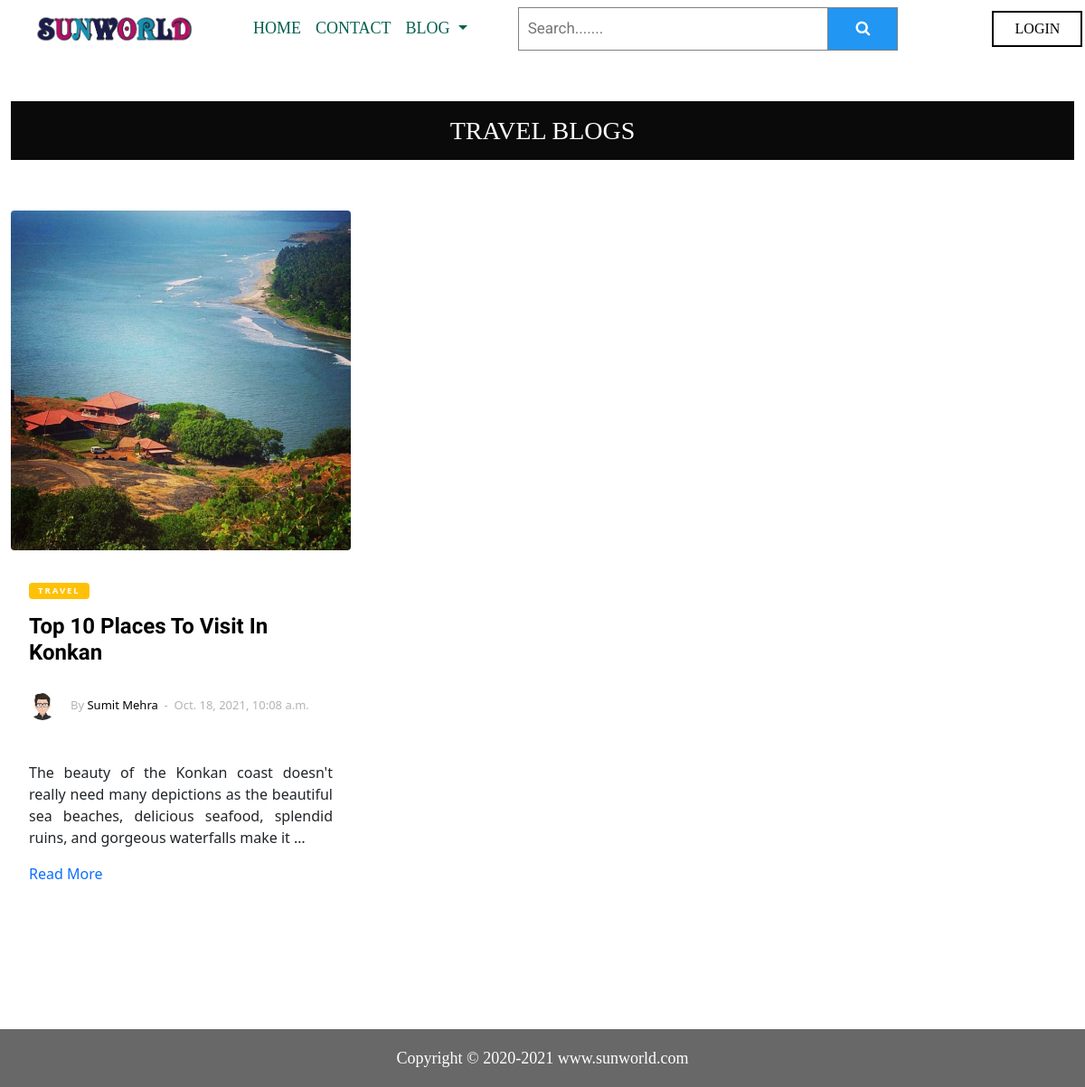
The page /travel/ on the database its author committed.
### blogapp/models.py (models this page shows, shortened)
class Post(models.Model):
    STATUS_CHOICES = (('draft','Draft'),('published','Published'))
    BLOG_CATEGORY_CHOICES = (('general','General'),('tech','Tech'),('food','Food'),('travel','Travel'),('sports','Sports'))
    TRENDING_CHOICES = (('trending', 'Trending'),('normal','Normal'))
    blog_category = models.CharField(max_length=50, choices=BLOG_CATEGORY_CHOICES, default='general')
    title = models.CharField(max_length=250)
    slug = models.SlugField(max_length=250, unique_for_date='publish')
    author = models.ForeignKey(User, on_delete=models.CASCADE, related_name='blog_posts')
    body = models.TextField()
    trending = models.CharField(max_length=50, choices=TRENDING_CHOICES, default='normal')
    publish = models.DateTimeField(default=timezone.now)
    created = models.DateTimeField(auto_now_add=True)
    updated = models.DateTimeField(auto_now=True)
    status = models.CharField(max_length=10, choices=STATUS_CHOICES, default='draft')
    image = models.ImageField()
    objects = models.Manager() # The default manager.
    published = PublishedManager() # Our custom manager.
    class Meta:
        ordering=('-publish',)
    def get_absolute_url(self):
        return reverse('blogapp:post_detail',
                       args=[self.publish.year,
                             self.publish.month,
                             self.publish.day,
                             self.slug])
    def fullname(self):
        return f'{self.author.first_name} {self.author.last_name}'

### blogapp/views.py (the view)
# urls.py: path('travel/',views.TravelListView.as_view(), name='travel'),
class TravelListView(ListView):
    queryset = Post.objects.all().filter(blog_category__icontains='Travel')
    context_object_name = 'posts'
    paginate_by = 3
    template_name = 'blog/post/tourist.html'

### blogapp/templates/blog/post/tourist.html (shortened to what this page needs)
{% extends "blog/base.html" %}
{% load static %}
{% block content %}
<div class="main-body">
<div class="site-section py-4">
  <div class="container">
    <div class="row-mb-5">
      <div class="col-12 my-4 pb-4">
        <h3 class='text-center py-3 inner-text'>Travel Blogs</h3>
      </div>
      <div class="row">
        {% for post in posts %}
        <div class="col-lg-4 mb-4">
          <div class="entry2">
            <a href="{{ post.get_absolute_url }}"><img src="{{ post.image.url }}" alt="Image" class="img-fluid rounded"
                data-pagespee></a>
            <div class="excerpt">
              <span class="post-category text-white bg-warning mb-3">{{ post.blog_category }}</span>
              <h2><a href="{{ post.get_absolute_url }}">{{ post.title }}</a></h2>
              <div class="post-meta align-items-center text-left clearfix">
                <figure class="author-figure mb-0 mr-3 float-left"><img src="{% static 'images/default.png' %}" alt="Image"
                    class="img-fluid"></figure>
                <span class="d-inline-block mt-1">By <a href="#"> {{ post.fullname }}</a></span>
                <span>&nbsp;-&nbsp; {{ post.publish }}</span>
              </div>
              <p>{{ post.body|safe|truncatewords:25|linebreaks }}</p>
              <p><a href="{{ post.get_absolute_url }}">Read More</a></p>
            </div>
          </div>
        </div>
        {% endfor %}
      </div>
    </div>
  </div>
</div>
</div>
{% endblock content %}

### static/css/blog.css (style rules this page uses)
a { color:#00abff; text-decoration:none; }
h2, .h2 { font-size: 50px; }
a, a:hover, a:focus { text-decoration: none; }
a { text-decoration: none!important; }
h1, h2, h3, h4, h5, h6 { color: #000000; font-family: "hanskendrick"; font-weight: 600; line-height: 1.2; }
h2 { font-family: 'Farro', sans-serif; }
p { text-align: justify; }
.text-center { text-align: center!important; }
.align-items-center { align-items: center!important; }
.entry2 img { margin-bottom: 30px; }
.img-fluid { max-width: 100%; height: auto; }
.site-section { padding: 5em 0; }
.entry2 .excerpt { padding-left: 20px; padding-right: 20px; }
.post-category { display: inline-block; padding: 2px 10px; border-radius: 4px; letter-spacing: .2em; font-weight: 700; font-size: .6rem; text-transform: uppercase; }
.entry2 h2 { font-size: 24px; margin-bottom: 30px; font-weight: 700; }
.entry2 h2 a { color: #000; }
.entry2 .post-meta { color: #b3b3b3; font-size: 13px; width: 100%; display: block; }
.mr-3 { margin-right: 1rem!important; }
.mb-0 { margin-bottom: 0!important; }
.float-left { float: left!important; }
figure { margin: 0 0 1rem; }
.entry2 .post-meta .author-figure img { width: 30px; border-radius: 50%; }
.d-inline-block { display: inline-block!important; }
.entry2 .post-meta a { color: #000; }
.inner-text { text-transform: uppercase; background-color: #0a0a0a; padding-top: 27px; margin-top: 0px; color: white; }
.container { max-width: 1200px!important; }
img { vertical-align: middle; border-style: none; }

### rows shown on the page
Post: image (picture), blog_category "TRAVEL", title "Top 10 Places To Visit In Konkan", fullname "Sumit Mehra", publish "Oct. 18, 2021, 10:08 a.m.", body "The beauty of the Konkan coast doesn't really need many depictions as the beautiful sea beaches, delicious seafood, splendid ruins, and gorgeous waterfalls make it …"
